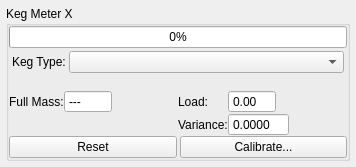
<?xml version="1.0" encoding="UTF-8"?>
<ui version="4.0">
 <class>KegMeter</class>
 <widget class="QWidget" name="KegMeter">
  <property name="geometry">
   <rect>
    <x>0</x>
    <y>0</y>
    <width>356</width>
    <height>167</height>
   </rect>
  </property>
  <property name="windowTitle">
   <string>Form</string>
  </property>
  <layout class="QVBoxLayout" name="verticalLayout_2">
   <property name="spacing">
    <number>0</number>
   </property>
   <property name="sizeConstraint">
    <enum>QLayout::SetMinimumSize</enum>
   </property>
   <property name="leftMargin">
    <number>6</number>
   </property>
   <property name="topMargin">
    <number>6</number>
   </property>
   <property name="rightMargin">
    <number>6</number>
   </property>
   <property name="bottomMargin">
    <number>6</number>
   </property>
   <item>
    <widget class="QGroupBox" name="kegMeterGrpBox">
     <property name="title">
      <string>Keg Meter X</string>
     </property>
     <layout class="QVBoxLayout" name="verticalLayout">
      <property name="spacing">
       <number>0</number>
      </property>
      <property name="leftMargin">
       <number>0</number>
      </property>
      <property name="topMargin">
       <number>0</number>
      </property>
      <property name="rightMargin">
       <number>0</number>
      </property>
      <property name="bottomMargin">
       <number>0</number>
      </property>
      <item>
       <widget class="QProgressBar" name="kegMeterBar">
        <property name="value">
         <number>0</number>
        </property>
        <property name="textVisible">
         <bool>true</bool>
        </property>
       </widget>
      </item>
      <item>
       <layout class="QFormLayout" name="kegTypeLayout">
        <property name="horizontalSpacing">
         <number>3</number>
        </property>
        <property name="leftMargin">
         <number>3</number>
        </property>
        <property name="topMargin">
         <number>3</number>
        </property>
        <property name="rightMargin">
         <number>3</number>
        </property>
        <property name="bottomMargin">
         <number>3</number>
        </property>
        <item row="0" column="0">
         <widget class="QLabel" name="kegTypeLbl">
          <property name="text">
           <string>Keg Type:</string>
          </property>
         </widget>
        </item>
        <item row="0" column="1">
         <widget class="QComboBox" name="kegTypeComboBox"/>
        </item>
       </layout>
      </item>
      <item>
       <layout class="QHBoxLayout" name="horizontalLayout_2">
        <item>
         <layout class="QFormLayout" name="formLayout">
          <property name="fieldGrowthPolicy">
           <enum>QFormLayout::FieldsStayAtSizeHint</enum>
          </property>
          <item row="0" column="0">
           <widget class="QLabel" name="fullKegMassLbl">
            <property name="text">
             <string>Full Mass:</string>
            </property>
            <property name="buddy">
             <cstring>fullKegMassSpinBox</cstring>
            </property>
           </widget>
          </item>
          <item row="0" column="1">
           <widget class="QDoubleSpinBox" name="fullKegMassSpinBox">
            <property name="readOnly">
             <bool>true</bool>
            </property>
            <property name="buttonSymbols">
             <enum>QAbstractSpinBox::NoButtons</enum>
            </property>
            <property name="specialValueText">
             <string>---</string>
            </property>
            <property name="minimum">
             <double>-1.000000000000000</double>
            </property>
            <property name="maximum">
             <double>999.990000000000009</double>
            </property>
            <property name="value">
             <double>-1.000000000000000</double>
            </property>
           </widget>
          </item>
         </layout>
        </item>
        <item>
         <layout class="QFormLayout" name="formLayout_4">
          <property name="fieldGrowthPolicy">
           <enum>QFormLayout::FieldsStayAtSizeHint</enum>
          </property>
          <property name="horizontalSpacing">
           <number>0</number>
          </property>
          <property name="leftMargin">
           <number>0</number>
          </property>
          <property name="rightMargin">
           <number>0</number>
          </property>
          <item row="1" column="0">
           <widget class="QLabel" name="varianceLbl">
            <property name="text">
             <string>Variance:</string>
            </property>
           </widget>
          </item>
          <item row="1" column="1">
           <widget class="QDoubleSpinBox" name="varianceSpinBox">
            <property name="readOnly">
             <bool>true</bool>
            </property>
            <property name="buttonSymbols">
             <enum>QAbstractSpinBox::NoButtons</enum>
            </property>
            <property name="decimals">
             <number>4</number>
            </property>
            <property name="maximum">
             <double>999.999000000000024</double>
            </property>
           </widget>
          </item>
          <item row="0" column="0">
           <widget class="QLabel" name="currLoadLbl">
            <property name="text">
             <string>Load:</string>
            </property>
           </widget>
          </item>
          <item row="0" column="1">
           <widget class="QDoubleSpinBox" name="loadSpinBox">
            <property name="readOnly">
             <bool>true</bool>
            </property>
            <property name="buttonSymbols">
             <enum>QAbstractSpinBox::NoButtons</enum>
            </property>
            <property name="maximum">
             <double>999.000000000000000</double>
            </property>
           </widget>
          </item>
         </layout>
        </item>
       </layout>
      </item>
      <item>
       <layout class="QHBoxLayout" name="horizontalLayout">
        <property name="spacing">
         <number>3</number>
        </property>
        <item>
         <widget class="QPushButton" name="resetBtn">
          <property name="text">
           <string>Reset</string>
          </property>
         </widget>
        </item>
        <item>
         <widget class="QPushButton" name="calibrateBtn">
          <property name="text">
           <string>Calibrate...</string>
          </property>
         </widget>
        </item>
       </layout>
      </item>
     </layout>
    </widget>
   </item>
  </layout>
 </widget>
 <tabstops>
  <tabstop>fullKegMassSpinBox</tabstop>
 </tabstops>
 <resources/>
 <connections/>
</ui>
